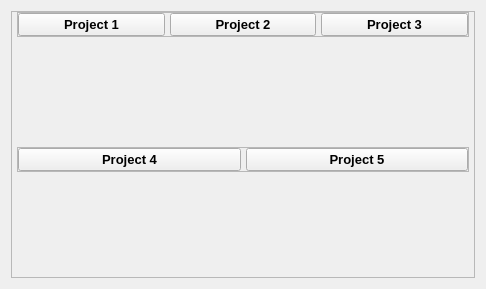
           <widget class="QWidget" name="projectsWidget">
            <property name="geometry">
             <rect>
              <x>0</x>
              <y>0</y>
              <width>486</width>
              <height>289</height>
             </rect>
            </property>
            <attribute name="icon">
             <iconset resource="resources.qrc">
              <normaloff>:/Icons/work.png</normaloff>:/Icons/work.png</iconset>
            </attribute>
            <attribute name="label">
             <string>Projects</string>
            </attribute>
            <layout class="QVBoxLayout" name="verticalLayout_16">
             <item>
              <widget class="QFrame" name="projectsFrame">
               <property name="frameShape">
                <enum>QFrame::Shape::StyledPanel</enum>
               </property>
               <property name="frameShadow">
                <enum>QFrame::Shadow::Raised</enum>
               </property>
               <layout class="QVBoxLayout" name="verticalLayout_19">
                <property name="spacing">
                 <number>5</number>
                </property>
                <property name="leftMargin">
                 <number>5</number>
                </property>
                <property name="topMargin">
                 <number>0</number>
                </property>
                <property name="rightMargin">
                 <number>5</number>
                </property>
                <property name="bottomMargin">
                 <number>0</number>
                </property>
                <item alignment="Qt::AlignmentFlag::AlignTop">
                 <widget class="QFrame" name="projectSubFrame1">
                  <property name="frameShape">
                   <enum>QFrame::Shape::StyledPanel</enum>
                  </property>
                  <property name="frameShadow">
                   <enum>QFrame::Shadow::Raised</enum>
                  </property>
                  <layout class="QHBoxLayout" name="horizontalLayout_14">
                   <property name="spacing">
                    <number>5</number>
                   </property>
                   <property name="leftMargin">
                    <number>0</number>
                   </property>
                   <property name="topMargin">
                    <number>0</number>
                   </property>
                   <property name="rightMargin">
                    <number>0</number>
                   </property>
                   <property name="bottomMargin">
                    <number>0</number>
                   </property>
                   <item>
                    <widget class="QPushButton" name="projectButton1">
                     <property name="font">
                      <font>
                       <pointsize>10</pointsize>
                       <bold>true</bold>
                      </font>
                     </property>
                     <property name="styleSheet">
                      <string notr="true">QPushButton:hover {
    background-color:rgba(228, 96, 218, 50);
}

QPushButton:pressed {
    background-color:rgba(228, 96, 218, 150);
    border: 2px solid #CCCCCC; 
}
</string>
                     </property>
                     <property name="text">
                      <string>Project 1</string>
                     </property>
                     <property name="icon">
                      <iconset resource="resources.qrc">
                       <normaloff>:/Icons/car.png</normaloff>:/Icons/car.png</iconset>
                     </property>
                     <property name="iconSize">
                      <size>
                       <width>30</width>
                       <height>30</height>
                      </size>
                     </property>
                    </widget>
                   </item>
                   <item>
                    <widget class="QPushButton" name="projectButton2">
                     <property name="font">
                      <font>
                       <pointsize>10</pointsize>
                       <bold>true</bold>
                      </font>
                     </property>
                     <property name="styleSheet">
                      <string notr="true">QPushButton:hover {
    background-color:rgba(228, 96, 218, 50);
}

QPushButton:pressed {
    background-color:rgba(228, 96, 218, 150);
    border: 2px solid #CCCCCC; 
}
</string>
                     </property>
                     <property name="text">
                      <string>Project 2</string>
                     </property>
                     <property name="icon">
                      <iconset resource="resources.qrc">
                       <normaloff>:/Icons/robot-arm.png</normaloff>:/Icons/robot-arm.png</iconset>
                     </property>
                     <property name="iconSize">
                      <size>
                       <width>30</width>
                       <height>30</height>
                      </size>
                     </property>
                    </widget>
                   </item>
                   <item>
                    <widget class="QPushButton" name="projectButton3">
                     <property name="font">
                      <font>
                       <pointsize>10</pointsize>
                       <bold>true</bold>
                      </font>
                     </property>
                     <property name="styleSheet">
                      <string notr="true">QPushButton:hover {
    background-color:rgba(228, 96, 218, 50);
}

QPushButton:pressed {
    background-color:rgba(228, 96, 218, 150);
    border: 2px solid #CCCCCC; 
}
</string>
                     </property>
                     <property name="text">
                      <string>Project 3</string>
                     </property>
                     <property name="icon">
                      <iconset resource="resources.qrc">
                       <normaloff>:/Icons/head.png</normaloff>:/Icons/head.png</iconset>
                     </property>
                     <property name="iconSize">
                      <size>
                       <width>30</width>
                       <height>30</height>
                      </size>
                     </property>
                    </widget>
                   </item>
                  </layout>
                 </widget>
                </item>
                <item alignment="Qt::AlignmentFlag::AlignTop">
                 <widget class="QFrame" name="projectSubFrame2">
                  <property name="frameShape">
                   <enum>QFrame::Shape::StyledPanel</enum>
                  </property>
                  <property name="frameShadow">
                   <enum>QFrame::Shadow::Raised</enum>
                  </property>
                  <layout class="QHBoxLayout" name="horizontalLayout_15">
                   <property name="spacing">
                    <number>5</number>
                   </property>
                   <property name="leftMargin">
                    <number>0</number>
                   </property>
                   <property name="topMargin">
                    <number>0</number>
                   </property>
                   <property name="rightMargin">
                    <number>0</number>
                   </property>
                   <property name="bottomMargin">
                    <number>0</number>
                   </property>
                   <item>
                    <widget class="QPushButton" name="projectButton4">
                     <property name="font">
                      <font>
                       <pointsize>10</pointsize>
                       <bold>true</bold>
                      </font>
                     </property>
                     <property name="styleSheet">
                      <string notr="true">QPushButton:hover {
    background-color:rgba(228, 96, 218, 50);
}

QPushButton:pressed {
    background-color:rgba(228, 96, 218, 150);
    border: 2px solid #CCCCCC; 
}
</string>
                     </property>
                     <property name="text">
                      <string>Project 4</string>
                     </property>
                     <property name="icon">
                      <iconset resource="resources.qrc">
                       <normaloff>:/Icons/bot.png</normaloff>:/Icons/bot.png</iconset>
                     </property>
                     <property name="iconSize">
                      <size>
                       <width>30</width>
                       <height>30</height>
                      </size>
                     </property>
                    </widget>
                   </item>
                   <item>
                    <widget class="QPushButton" name="projectButton5">
                     <property name="font">
                      <font>
                       <pointsize>10</pointsize>
                       <bold>true</bold>
                      </font>
                     </property>
                     <property name="styleSheet">
                      <string notr="true">QPushButton:hover {
    background-color:rgba(228, 96, 218, 50);
}

QPushButton:pressed {
    background-color:rgba(228, 96, 218, 150);
    border: 2px solid #CCCCCC; 
}
</string>
                     </property>
                     <property name="text">
                      <string>Project 5</string>
                     </property>
                     <property name="icon">
                      <iconset resource="resources.qrc">
                       <normaloff>:/Icons/ninja.png</normaloff>:/Icons/ninja.png</iconset>
                     </property>
                     <property name="iconSize">
                      <size>
                       <width>30</width>
                       <height>30</height>
                      </size>
                     </property>
                    </widget>
                   </item>
                  </layout>
                 </widget>
                </item>
               </layout>
              </widget>
             </item>
            </layout>
           </widget>
